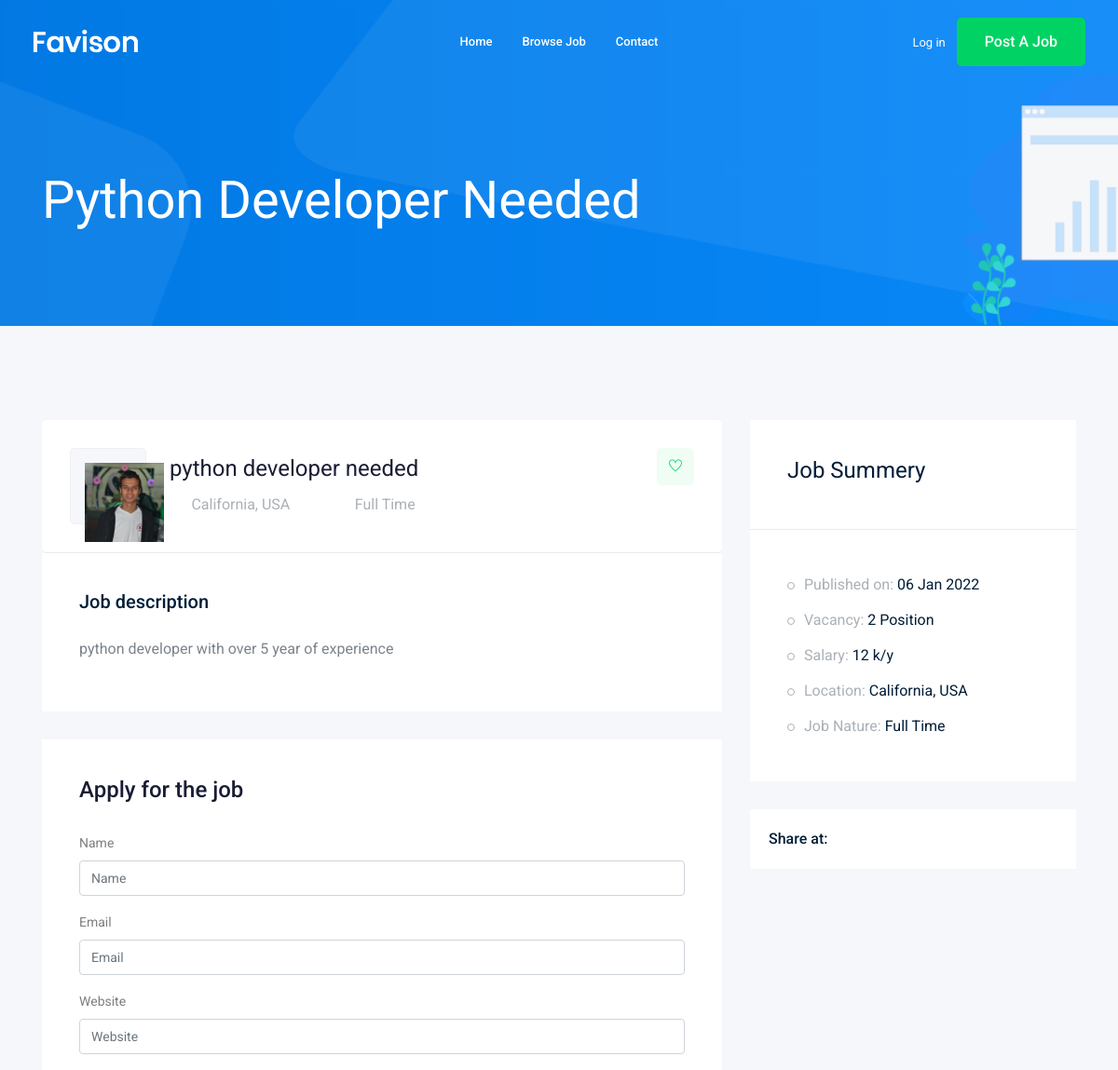
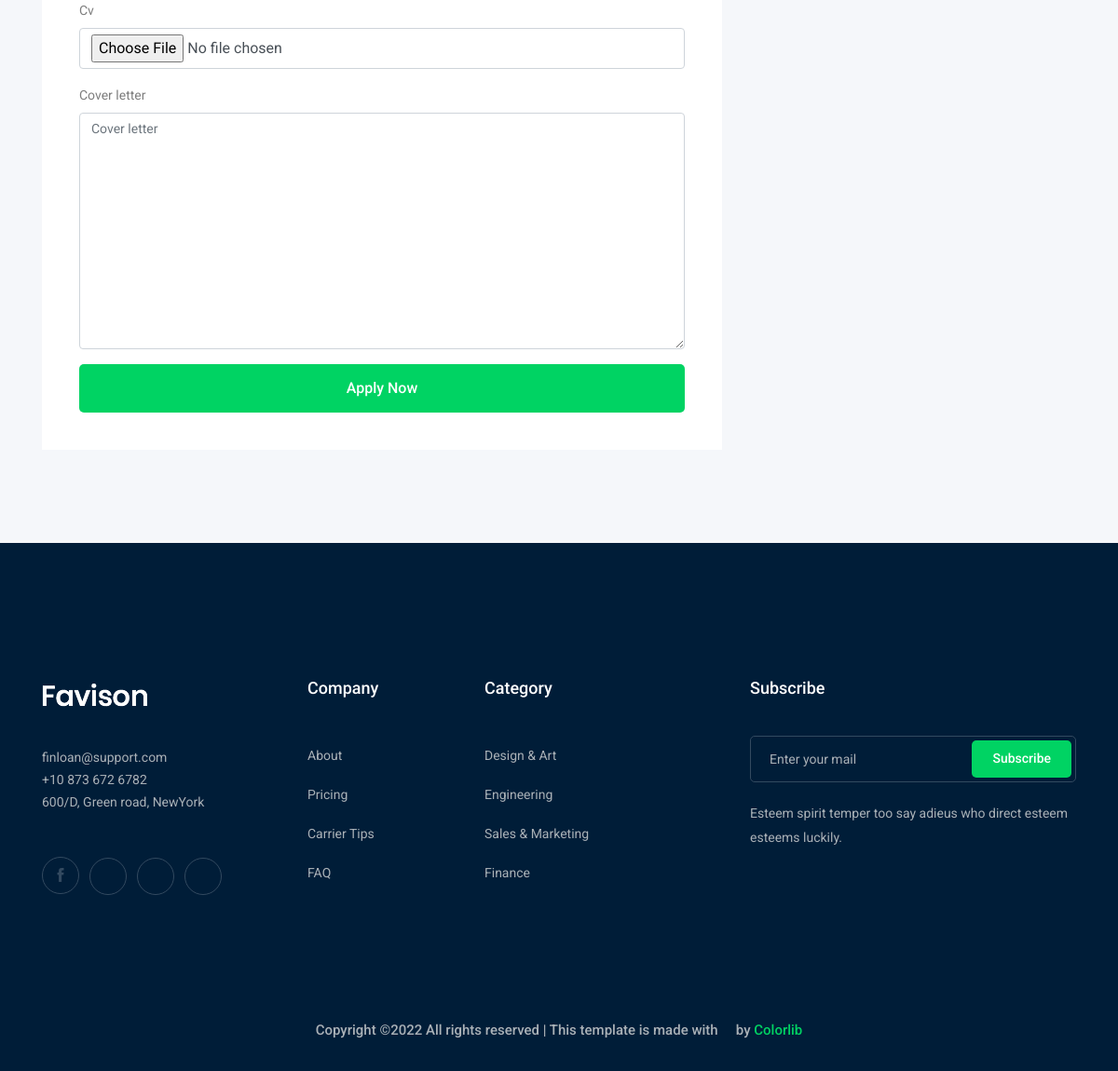
The app's page /jobs/python-developer-needed with its own data (2 pictures, top to bottom).
### job/models.py (models this page shows, shortened)
class Job(models.Model):
    owner = models.ForeignKey(User , on_delete=models.CASCADE , related_name='job_owner')
    title = models.CharField(max_length=100)
    job_type = models.CharField(max_length=15 , choices=JPB_TYPE)
    description = models.TextField(max_length=1000)
    published_at = models.DateTimeField(auto_now=True)
    vacancy = models.IntegerField(default=1)
    salary = models.IntegerField(default=0)
    experience = models.IntegerField(default=1)
    category = models.ForeignKey('Category' , on_delete=models.CASCADE)
    image = models.ImageField(upload_to=image_upload)
    slug = models.SlugField(null=True , blank= True)

### job/views.py (the view)
# urls.py: path('<str:slug>' , views.job_detail, name = "job_detail"),
def job_detail(request , slug):
    job_detail = Job.objects.get(slug=slug)
    if request.method == 'POST':
        form = ApplyForm(request.POST , request.FILES)
        if form.is_valid():
            myform = form.save(commit=False)
            myform.job  = job_detail
            myform.save()
    context = {
        'job' : job_detail,
        'form' : ApplyForm(),
    }
    return render(request , 'job/job_detail.html' , context)

### job/forms.py
class ApplyForm(forms.ModelForm):
    class Meta:
        model = Apply
        fields = [
            'name' , 'email' , 'website' , 'cv' , 'cover_letter'
        ]

### job/templates/job/job_detail.html (shortened to what this page needs)
{% extends 'base.html' %}
{% load bootstrap4 %}
{% block body %}
    <div class="bradcam_area bradcam_bg_1">
        <div class="container">
            <div class="row">
                <div class="col-xl-12">
                    <div class="bradcam_text">
                        <h3>{{job.title}}</h3>
                    </div>
                </div>
            </div>
        </div>
    </div>
    <div class="job_details_area">
        <div class="container">
            <div class="row">
                <div class="col-lg-8">
                    <div class="job_details_header">
                        <div class="single_jobs white-bg d-flex justify-content-between">
                            <div class="jobs_left d-flex align-items-center">
                                <div class="thumb">
                                    <img style="max-width : 85px; max-height : 100px;" src="{{job.image.url}}" alt="">
                                </div>
                                <div class="jobs_conetent">
                                    <a href="#"><h4>{{job.title}}</h4></a>
                                    <div class="links_locat d-flex align-items-center">
                                        <div class="location">
                                            <p> <i class="fa fa-map-marker"></i> California, USA</p>
                                        </div>
                                        <div class="location">
                                            <p> <i class="fa fa-clock-o"></i>{{job.job_type}}</p>
                                        </div>
                                    </div>
                                </div>
                            </div>
                            <div class="jobs_right">
                                <div class="apply_now">
                                    <a class="heart_mark" href="#"> <i class="ti-heart"></i> </a>
                                </div>
                            </div>
                        </div>
                    </div>
                    <div class="descript_wrap white-bg">
                        <div class="single_wrap">
                            <h4>Job description</h4>
                            <p>{{job.description}}</p>
                        </div>
                    </div>
                    <div class="apply_job_form white-bg">
                        <h4>Apply for the job</h4>
                        <form method="post" enctype="multipart/form-data">
                            {% bootstrap_form form %}
                            {% buttons %}
                                <button class="boxed-btn3 w-100" type="submit">Apply Now</button>
                            {% endbuttons %}
                        </form>
                    </div>
                </div>
                <div class="col-lg-4">
                    <div class="job_sumary">
                        <div class="summery_header">
                            <h3>Job Summery</h3>
                        </div>
                        <div class="job_content">
                            <ul>
                                <li>Published on: <span>{{job.published_at|date:'d M o'}}</span></li>
                                <li>Vacancy: <span>{{job.vacancy}} Position</span></li>
                                <li>Salary: <span>{{job.salary}} k/y</span></li>
                                <li>Location: <span>California, USA</span></li>
                                <li>Job Nature: <span>{{job.job_type}}</span></li>
                            </ul>
                        </div>
                    </div>
                    <div class="share_wrap d-flex">
                        <span>Share at:</span>
                        <ul>
                            <li><a href="#"> <i class="fa fa-facebook"></i></a> </li>
                            <li><a href="#"> <i class="fa fa-google-plus"></i></a> </li>
                            <li><a href="#"> <i class="fa fa-twitter"></i></a> </li>
                            <li><a href="#"> <i class="fa fa-envelope"></i></a> </li>
                        </ul>
                    </div>
                    <div class="job_location_wrap">
                        <div class="job_lok_inner">
                            <div id="map" style="height: 200px;"></div>
                          </div>
                    </div>
                </div>
            </div>
        </div>
    </div>
{% endblock body %}

### records on screen
Job: title "Python Developer Needed", image (picture), title "python developer needed", job_type "Full Time", description "python developer with over 5 year of experience", published_at "06 Jan 2022", vacancy "2", salary "12"
